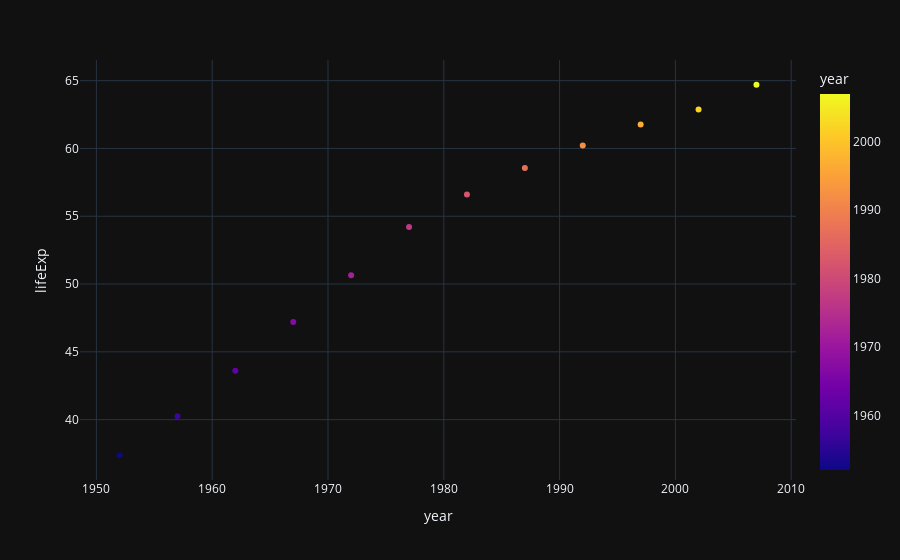

Notebook cell for this chart:
### Code cell
px.scatter(data_india,x='year',y='lifeExp',color='year',template='plotly_dark')

### Figure 1 — Plotly figure (JSON) as saved in the notebook; plotly's stock layout.template omitted (floating-point values rounded to 4 significant figures)
{"data": [{"hovertemplate": "year=%{marker.color}<br>lifeExp=%{y}<extra></extra>", "legendgroup": "", "marker": {"color": [1952, 1957, 1962, 1967, 1972, 1977, 1982, 1987, 1992, 1997, 2002, 2007], "coloraxis": "coloraxis", "symbol": "circle"}, "mode": "markers", "name": "", "orientation": "v", "showlegend": false, "type": "scatter", "x": [1952, 1957, 1962, 1967, 1972, 1977, 1982, 1987, 1992, 1997, 2002, 2007], "xaxis": "x", "y": [37.37, 40.25, 43.6, 47.19, 50.65, 54.21, 56.6, 58.55, 60.22, 61.77, 62.88, 64.7], "yaxis": "y"}], "layout": {"autosize": true, "coloraxis": {"colorbar": {"title": {"text": "year"}}, "colorscale": [[0, "#0d0887"], [0.1111, "#46039f"], [0.2222, "#7201a8"], [0.3333, "#9c179e"], [0.4444, "#bd3786"], [0.5556, "#d8576b"], [0.6667, "#ed7953"], [0.7778, "#fb9f3a"], [0.8889, "#fdca26"], [1, "#f0f921"]]}, "legend": {"tracegroupgap": 0}, "margin": {"t": 60}, "xaxis": {"anchor": "y", "autorange": true, "domain": [0, 1], "range": [1948.0, 2011.0], "title": {"text": "year"}, "type": "linear"}, "yaxis": {"anchor": "x", "autorange": true, "domain": [0, 1], "range": [35.26, 66.81], "title": {"text": "lifeExp"}, "type": "linear"}}}
